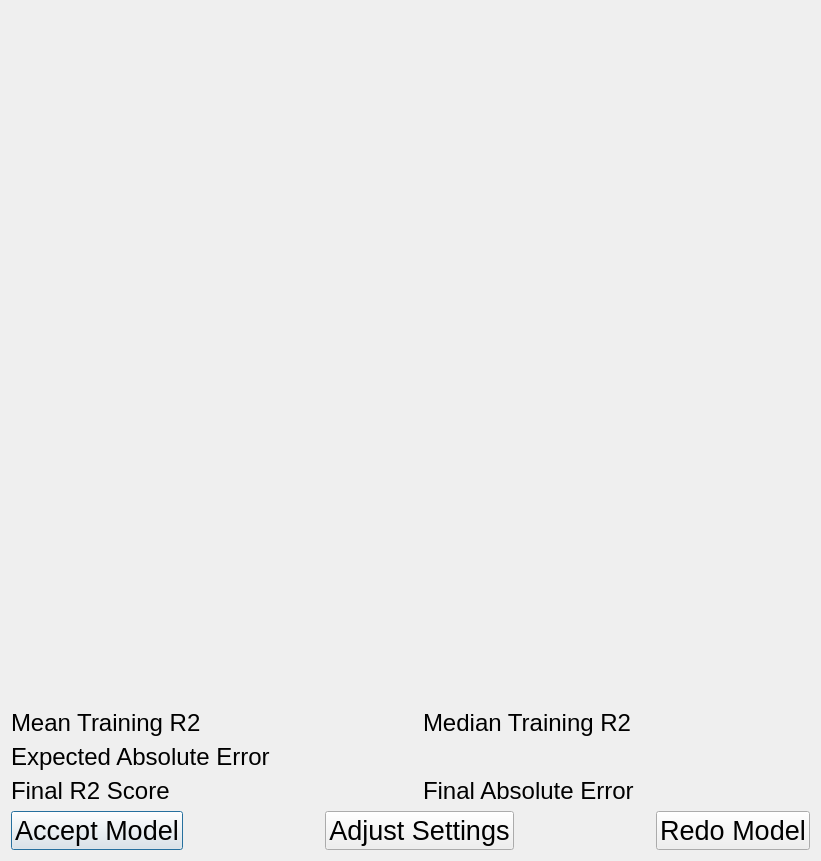
<?xml version="1.0" encoding="UTF-8"?>
<ui version="4.0">
 <class>Dialog</class>
 <widget class="QDialog" name="Dialog">
  <property name="geometry">
   <rect>
    <x>0</x>
    <y>0</y>
    <width>806</width>
    <height>861</height>
   </rect>
  </property>
  <property name="sizePolicy">
   <sizepolicy hsizetype="Preferred" vsizetype="Preferred">
    <horstretch>0</horstretch>
    <verstretch>0</verstretch>
   </sizepolicy>
  </property>
  <property name="windowTitle">
   <string>Dialog</string>
  </property>
  <layout class="QGridLayout" name="gridLayout">
   <item row="0" column="0" colspan="6">
    <widget class="QWidget" name="graph_view" native="true">
     <property name="sizePolicy">
      <sizepolicy hsizetype="Preferred" vsizetype="Expanding">
       <horstretch>0</horstretch>
       <verstretch>0</verstretch>
      </sizepolicy>
     </property>
    </widget>
   </item>
   <item row="1" column="0" colspan="3">
    <widget class="QLabel" name="mean_cv_r2">
     <property name="sizePolicy">
      <sizepolicy hsizetype="Preferred" vsizetype="Minimum">
       <horstretch>0</horstretch>
       <verstretch>0</verstretch>
      </sizepolicy>
     </property>
     <property name="font">
      <font>
       <pointsize>18</pointsize>
      </font>
     </property>
     <property name="text">
      <string>Mean Training R2</string>
     </property>
    </widget>
   </item>
   <item row="1" column="3" colspan="3">
    <widget class="QLabel" name="median_cv_r2">
     <property name="sizePolicy">
      <sizepolicy hsizetype="Preferred" vsizetype="Minimum">
       <horstretch>0</horstretch>
       <verstretch>0</verstretch>
      </sizepolicy>
     </property>
     <property name="font">
      <font>
       <pointsize>18</pointsize>
      </font>
     </property>
     <property name="text">
      <string>Median Training R2</string>
     </property>
    </widget>
   </item>
   <item row="2" column="0" colspan="6">
    <widget class="QLabel" name="mean_cv_absolute">
     <property name="sizePolicy">
      <sizepolicy hsizetype="Preferred" vsizetype="Minimum">
       <horstretch>0</horstretch>
       <verstretch>0</verstretch>
      </sizepolicy>
     </property>
     <property name="font">
      <font>
       <pointsize>18</pointsize>
      </font>
     </property>
     <property name="text">
      <string>Expected Absolute Error</string>
     </property>
    </widget>
   </item>
   <item row="3" column="0" colspan="3">
    <widget class="QLabel" name="final_r2_score">
     <property name="sizePolicy">
      <sizepolicy hsizetype="Preferred" vsizetype="Minimum">
       <horstretch>0</horstretch>
       <verstretch>0</verstretch>
      </sizepolicy>
     </property>
     <property name="font">
      <font>
       <pointsize>18</pointsize>
      </font>
     </property>
     <property name="text">
      <string>Final R2 Score</string>
     </property>
    </widget>
   </item>
   <item row="3" column="3" colspan="3">
    <widget class="QLabel" name="final_absolute_error">
     <property name="sizePolicy">
      <sizepolicy hsizetype="Preferred" vsizetype="Minimum">
       <horstretch>0</horstretch>
       <verstretch>0</verstretch>
      </sizepolicy>
     </property>
     <property name="font">
      <font>
       <pointsize>18</pointsize>
      </font>
     </property>
     <property name="text">
      <string>Final Absolute Error</string>
     </property>
    </widget>
   </item>
   <item row="4" column="0">
    <widget class="QPushButton" name="accept_button">
     <property name="font">
      <font>
       <pointsize>20</pointsize>
      </font>
     </property>
     <property name="text">
      <string>Accept Model</string>
     </property>
    </widget>
   </item>
   <item row="4" column="1">
    <spacer name="horizontalSpacer">
     <property name="orientation">
      <enum>Qt::Horizontal</enum>
     </property>
     <property name="sizeType">
      <enum>QSizePolicy::MinimumExpanding</enum>
     </property>
     <property name="sizeHint" stdset="0">
      <size>
       <width>130</width>
       <height>17</height>
      </size>
     </property>
    </spacer>
   </item>
   <item row="4" column="2" colspan="2">
    <widget class="QPushButton" name="adjust_settings_button">
     <property name="sizePolicy">
      <sizepolicy hsizetype="MinimumExpanding" vsizetype="Fixed">
       <horstretch>0</horstretch>
       <verstretch>0</verstretch>
      </sizepolicy>
     </property>
     <property name="font">
      <font>
       <pointsize>20</pointsize>
      </font>
     </property>
     <property name="text">
      <string>Adjust Settings</string>
     </property>
    </widget>
   </item>
   <item row="4" column="4">
    <spacer name="horizontalSpacer_2">
     <property name="orientation">
      <enum>Qt::Horizontal</enum>
     </property>
     <property name="sizeType">
      <enum>QSizePolicy::MinimumExpanding</enum>
     </property>
     <property name="sizeHint" stdset="0">
      <size>
       <width>130</width>
       <height>20</height>
      </size>
     </property>
    </spacer>
   </item>
   <item row="4" column="5">
    <widget class="QPushButton" name="redo_button">
     <property name="font">
      <font>
       <pointsize>20</pointsize>
      </font>
     </property>
     <property name="text">
      <string>Redo Model</string>
     </property>
    </widget>
   </item>
  </layout>
 </widget>
 <resources/>
 <connections/>
</ui>
